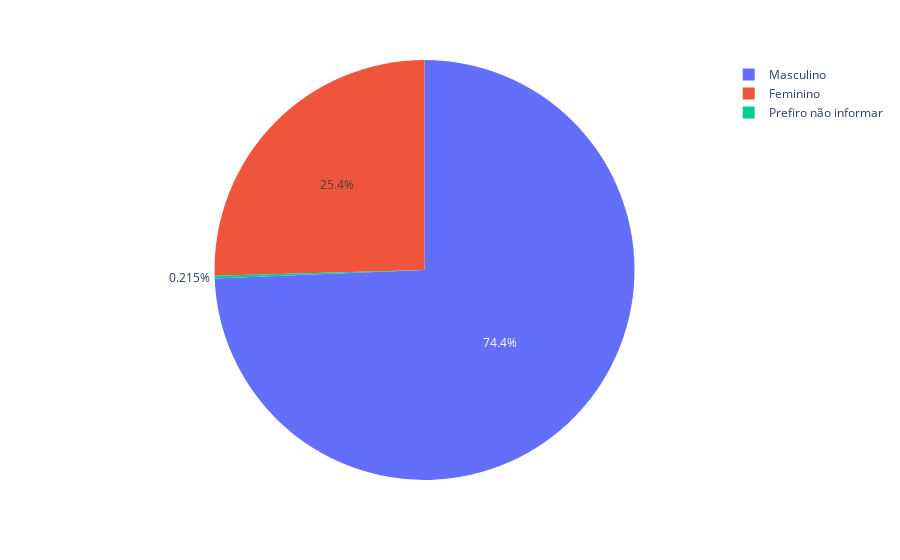

Notebook cell for this chart:
### Markdown cell above
## Proporção Sexos

### Code cell
fig = px.pie(df_empregados, 'sexo')
fig.show()

### Figure 1 — Plotly figure (JSON) as saved in the notebook; plotly's stock layout.template omitted (floating-point values rounded to 4 significant figures; data arrays with more than 128 entries replaced by an {"elided": "..."} marker saying what was removed)
{"data": [{"domain": {"x": [0, 1], "y": [0, 1]}, "hovertemplate": "sexo=%{label}<extra></extra>", "labels": {"elided": "2796 str values"}, "legendgroup": "", "name": "", "showlegend": true, "type": "pie"}], "layout": {"legend": {"tracegroupgap": 0}, "margin": {"t": 60}}}
